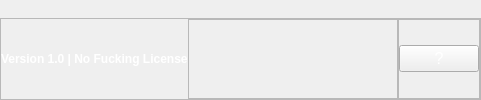
     <widget class="QFrame" name="footer">
      <property name="styleSheet">
       <string notr="true"/>
      </property>
      <property name="frameShape">
       <enum>QFrame::NoFrame</enum>
      </property>
      <property name="frameShadow">
       <enum>QFrame::Raised</enum>
      </property>
      <layout class="QHBoxLayout" name="horizontalLayout_5">
       <property name="spacing">
        <number>0</number>
       </property>
       <property name="leftMargin">
        <number>0</number>
       </property>
       <property name="topMargin">
        <number>0</number>
       </property>
       <property name="rightMargin">
        <number>0</number>
       </property>
       <property name="bottomMargin">
        <number>0</number>
       </property>
       <item alignment="Qt::AlignBottom">
        <widget class="QFrame" name="footer_left_frame">
         <property name="minimumSize">
          <size>
           <width>0</width>
           <height>40</height>
          </size>
         </property>
         <property name="frameShape">
          <enum>QFrame::StyledPanel</enum>
         </property>
         <property name="frameShadow">
          <enum>QFrame::Raised</enum>
         </property>
         <layout class="QHBoxLayout" name="horizontalLayout_6">
          <property name="spacing">
           <number>0</number>
          </property>
          <property name="leftMargin">
           <number>0</number>
          </property>
          <property name="topMargin">
           <number>0</number>
          </property>
          <property name="rightMargin">
           <number>0</number>
          </property>
          <property name="bottomMargin">
           <number>0</number>
          </property>
          <item alignment="Qt::AlignLeft">
           <widget class="QLabel" name="label_4">
            <property name="font">
             <font>
              <weight>75</weight>
              <bold>true</bold>
             </font>
            </property>
            <property name="styleSheet">
             <string notr="true">color:rgb(255, 255, 255);</string>
            </property>
            <property name="text">
             <string>Version 1.0 | No Fucking License</string>
            </property>
           </widget>
          </item>
          <item>
           <widget class="QFrame" name="size_grip">
            <property name="minimumSize">
             <size>
              <width>210</width>
              <height>80</height>
             </size>
            </property>
            <property name="frameShape">
             <enum>QFrame::StyledPanel</enum>
            </property>
            <property name="frameShadow">
             <enum>QFrame::Raised</enum>
            </property>
           </widget>
          </item>
          <item alignment="Qt::AlignRight">
           <widget class="QFrame" name="frame">
            <property name="whatsThis">
             <string comment="fra"/>
            </property>
            <property name="styleSheet">
             <string notr="true">color:rgb(255, 255, 255)</string>
            </property>
            <property name="frameShape">
             <enum>QFrame::StyledPanel</enum>
            </property>
            <property name="frameShadow">
             <enum>QFrame::Raised</enum>
            </property>
            <layout class="QHBoxLayout" name="horizontalLayout_7">
             <property name="spacing">
              <number>0</number>
             </property>
             <property name="leftMargin">
              <number>0</number>
             </property>
             <property name="topMargin">
              <number>0</number>
             </property>
             <property name="rightMargin">
              <number>0</number>
             </property>
             <property name="bottomMargin">
              <number>0</number>
             </property>
             <item>
              <widget class="QPushButton" name="pushButton_2">
               <property name="font">
                <font>
                 <family>MS Shell Dlg 2</family>
                 <pointsize>12</pointsize>
                 <weight>9</weight>
                 <italic>false</italic>
                 <bold>false</bold>
                </font>
               </property>
               <property name="styleSheet">
                <string notr="true">font: 75 12pt &quot;MS Shell Dlg 2&quot;;</string>
               </property>
               <property name="text">
                <string>?</string>
               </property>
              </widget>
             </item>
            </layout>
           </widget>
          </item>
         </layout>
        </widget>
       </item>
       <item>
        <widget class="QFrame" name="frame_2">
         <property name="maximumSize">
          <size>
           <width>10</width>
           <height>10</height>
          </size>
         </property>
         <property name="frameShape">
          <enum>QFrame::StyledPanel</enum>
         </property>
         <property name="frameShadow">
          <enum>QFrame::Raised</enum>
         </property>
        </widget>
       </item>
      </layout>
     </widget>
